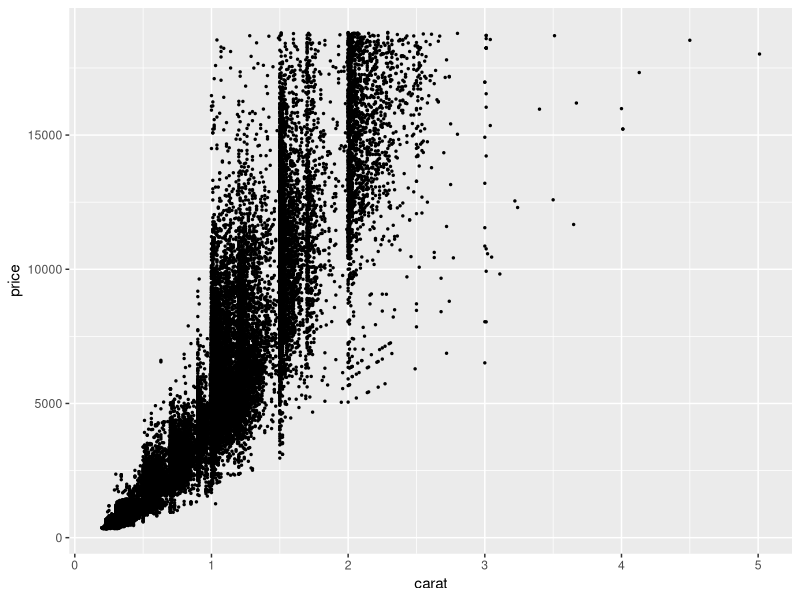
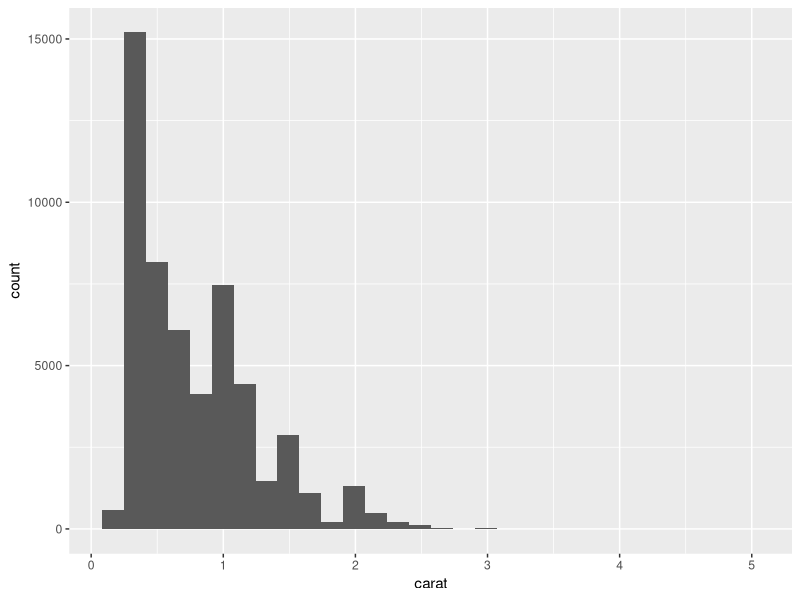
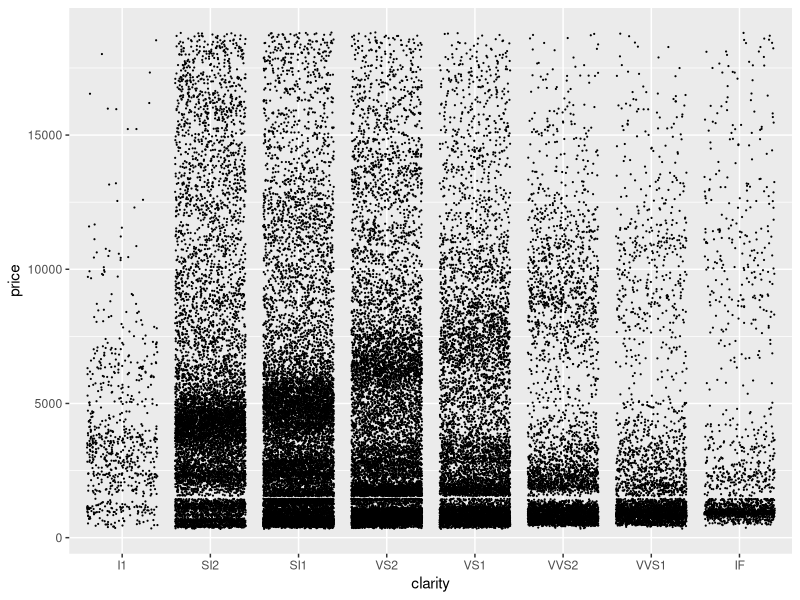

These figures' R source, in order:
## ---- chunk 1
knitr::opts_chunk$set(echo = TRUE)

library(tidyverse)
library(skimr)
library(GGally)
## ---- chunk 2
ggplot(data = diamonds, mapping = aes(x = carat, y = price)) +
  geom_point(size = .5)
## ---- chunk 3
ggplot(data = diamonds, mapping = aes(x = carat)) +
  geom_histogram()
## ---- chunk 4
ggplot(data = diamonds, mapping = aes(x = clarity, y = price)) +
  geom_jitter(size = 0.1,
              height = 0)
